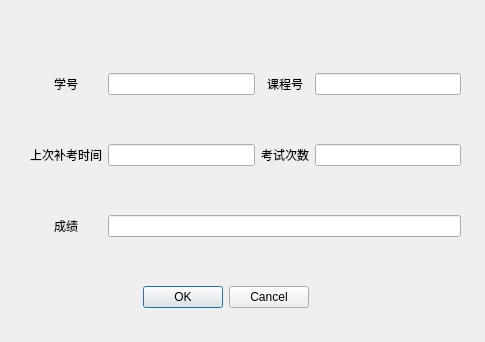
<?xml version="1.0" encoding="UTF-8"?>
<ui version="4.0">
 <class>ChangeGrade</class>
 <widget class="QMainWindow" name="ChangeGrade">
  <property name="geometry">
   <rect>
    <x>0</x>
    <y>0</y>
    <width>485</width>
    <height>342</height>
   </rect>
  </property>
  <property name="windowTitle">
   <string>修改成绩</string>
  </property>
  <property name="styleSheet">
   <string notr="true">background-image: url(:/background/7.jpg);</string>
  </property>
  <widget class="QWidget" name="centralwidget">
   <widget class="QWidget" name="gridLayoutWidget">
    <property name="geometry">
     <rect>
      <x>30</x>
      <y>30</y>
      <width>431</width>
      <height>321</height>
     </rect>
    </property>
    <layout class="QGridLayout" name="gridLayout">
     <item row="1" column="1">
      <widget class="QLineEdit" name="lasttime">
       <property name="styleSheet">
        <string notr="true">background-image: url(:/background/4.jpg);</string>
       </property>
      </widget>
     </item>
     <item row="2" column="0">
      <widget class="QLabel" name="label_5">
       <property name="text">
        <string>成绩</string>
       </property>
       <property name="alignment">
        <set>Qt::AlignCenter</set>
       </property>
      </widget>
     </item>
     <item row="0" column="1">
      <widget class="QLineEdit" name="account">
       <property name="styleSheet">
        <string notr="true">background-image: url(:/background/4.jpg);</string>
       </property>
      </widget>
     </item>
     <item row="0" column="2">
      <widget class="QLabel" name="label_2">
       <property name="text">
        <string>课程号</string>
       </property>
       <property name="alignment">
        <set>Qt::AlignCenter</set>
       </property>
      </widget>
     </item>
     <item row="2" column="1" colspan="3">
      <widget class="QLineEdit" name="grade">
       <property name="styleSheet">
        <string notr="true">background-image: url(:/background/4.jpg);</string>
       </property>
      </widget>
     </item>
     <item row="1" column="0">
      <widget class="QLabel" name="label_3">
       <property name="text">
        <string>上次补考时间</string>
       </property>
       <property name="alignment">
        <set>Qt::AlignCenter</set>
       </property>
      </widget>
     </item>
     <item row="0" column="3">
      <widget class="QLineEdit" name="classid">
       <property name="styleSheet">
        <string notr="true">background-image: url(:/background/4.jpg);</string>
       </property>
      </widget>
     </item>
     <item row="1" column="2">
      <widget class="QLabel" name="label_4">
       <property name="text">
        <string>考试次数</string>
       </property>
       <property name="alignment">
        <set>Qt::AlignCenter</set>
       </property>
      </widget>
     </item>
     <item row="1" column="3">
      <widget class="QLineEdit" name="times">
       <property name="styleSheet">
        <string notr="true">background-image: url(:/background/4.jpg);</string>
       </property>
      </widget>
     </item>
     <item row="0" column="0">
      <widget class="QLabel" name="label">
       <property name="text">
        <string>学号</string>
       </property>
       <property name="alignment">
        <set>Qt::AlignCenter</set>
       </property>
      </widget>
     </item>
     <item row="3" column="1" colspan="2">
      <widget class="QDialogButtonBox" name="buttonBox">
       <property name="styleSheet">
        <string notr="true">background-image: url(:/background/4.jpg);</string>
       </property>
       <property name="standardButtons">
        <set>QDialogButtonBox::Cancel|QDialogButtonBox::Ok</set>
       </property>
      </widget>
     </item>
    </layout>
   </widget>
  </widget>
 </widget>
 <resources/>
 <connections/>
</ui>
